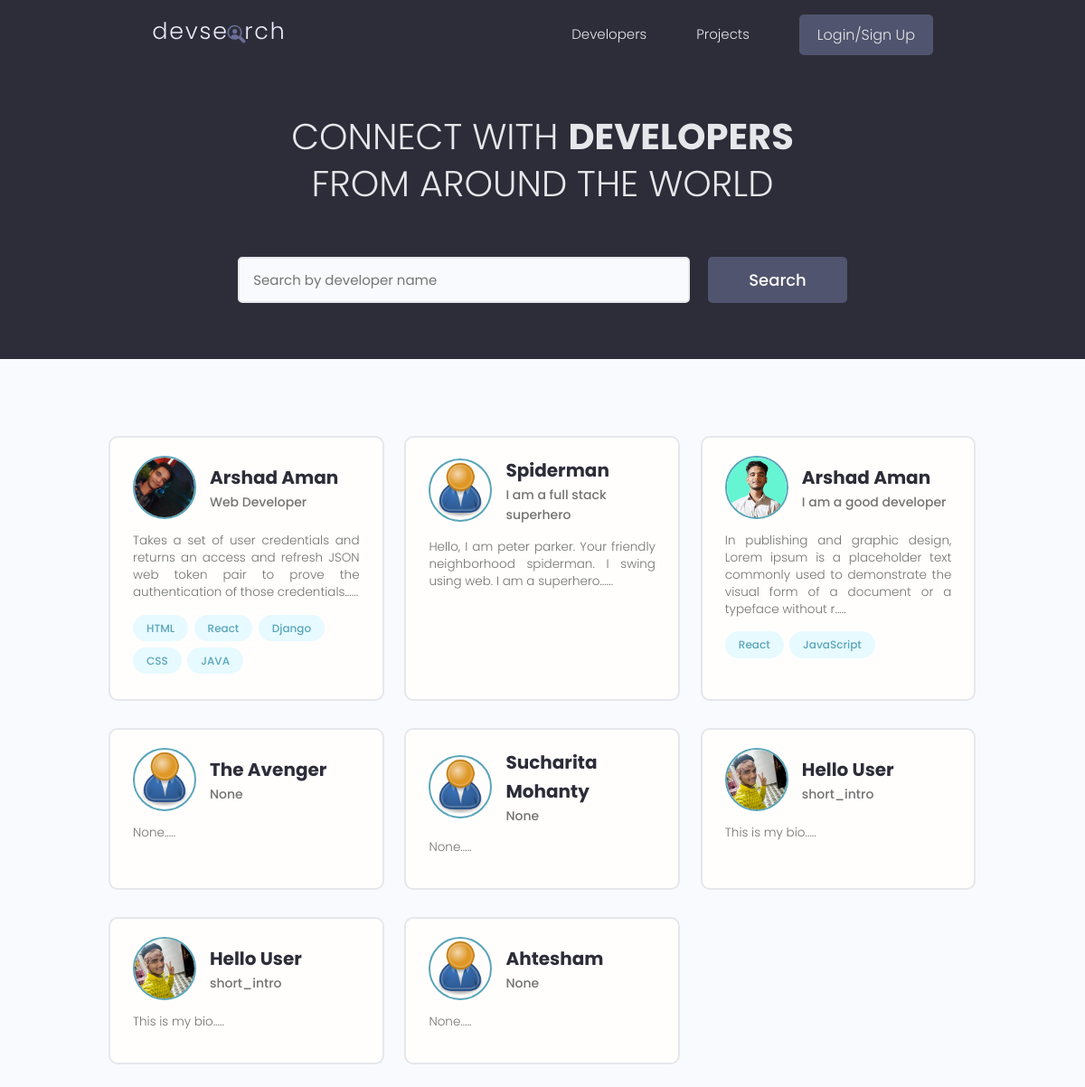
Before: / with the older database file.
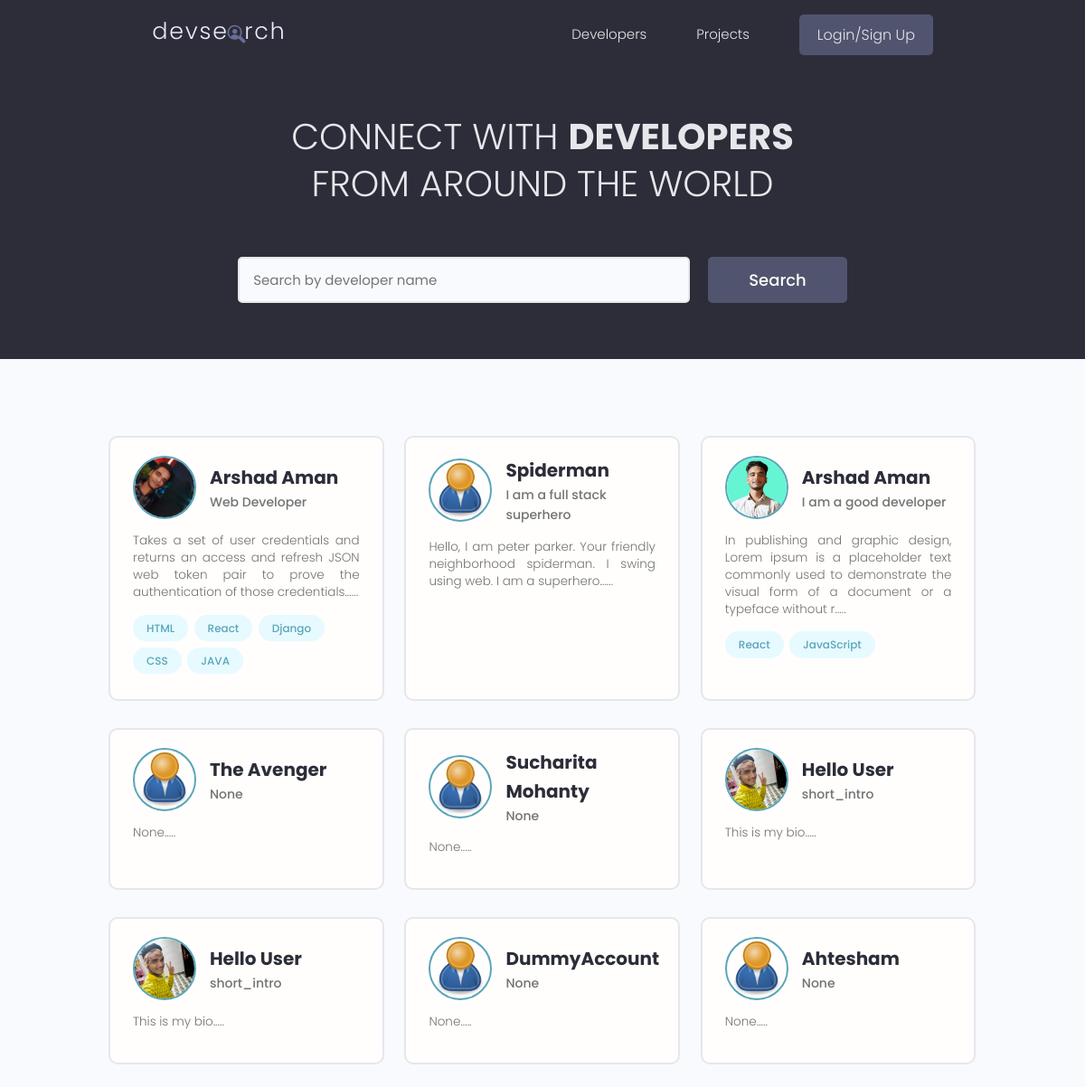
After: the same page with the newer database file.
### users/models.py (models this page shows, shortened)
class Profile(models.Model):
    user = models.OneToOneField(User, on_delete=models.CASCADE, null=True, blank=True)
    name = models.CharField(max_length=200, blank=True, null=True)
    username = models.CharField(max_length=200, blank=True, null=True, unique=True)
    location = models.CharField(max_length=200, blank=True, null=True)
    email = models.EmailField(max_length=500, blank=True, null=True)
    short_intro = models.CharField(max_length=200, blank=True, null=True)
    bio = models.TextField(blank=True, null=True)
    profile_image = models.ImageField(blank=True, null=True, upload_to = 'profiles/', default= 'profiles/user-default.png')
    social_github = models.CharField(max_length=200, blank=True, null=True)
    social_twitter = models.CharField(max_length=200, blank=True, null=True)
    social_instagram = models.CharField(max_length=200, blank=True, null=True)
    social_website = models.CharField(max_length=200, blank=True, null=True)
    social_linkedin = models.CharField(max_length=200, blank=True, null=True)
    id = models.UUIDField(default=uuid.uuid4, unique=True, primary_key=True, editable=False)
    created = models.DateTimeField(auto_now_add=True)

class Skill(models.Model):
    owner = models.ForeignKey(Profile, on_delete=models.CASCADE, null=True, blank=True)
    name = models.CharField(max_length=200, null=True, blank=True)
    description = models.TextField(null=True, blank=True)
    created = models.DateTimeField(auto_now_add=True)
    id = models.UUIDField(primary_key=True, unique=True, default=uuid.uuid4, editable=False)
    def __str__(self) -> str:
        return str(self.name)

### users/views.py (the view)
# urls.py: path('', views.profiles, name='profiles'),
def profiles(request):
    profiles, search_query = searchUser(request)
    custom_range, profiles = paginate(request, profiles, 10)
    context = {'profiles': profiles, 'search_query': search_query, 'custom_range':custom_range}
    return render(request, 'users/profiles.html', context)

### projects/utils.py (called while the page is built)
def paginate(request, query_set, results):
    page = request.GET.get('page')
    paginator = Paginator(query_set, results)
    try:
        query_set = paginator.page(page)
    except PageNotAnInteger:
        page = 1
        query_set = paginator.page(page)
    except EmptyPage:
        page = paginator.num_pages
        query_set = paginator.page(page)
    leftRange = int(page) - 4
    if leftRange < 1:
        leftRange = 1
    rightRange = int(page)+5
    if rightRange > paginator.num_pages:
        rightRange = paginator.num_pages+1
    custom_range = range(leftRange, rightRange)
    return custom_range, query_set

### users/utils.py (called while the page is built)
def searchUser(request):
    search_query = ''
    if request.GET.get('search_query'):
        search_query = request.GET.get('search_query')
    skills = Skill.objects.filter(name__icontains = search_query)
    profiles = Profile.objects.distinct().filter(Q(name__icontains=search_query) | Q(short_intro__icontains = search_query) | Q(skill__in = skills))
    return profiles, search_query

### users/templates/users/profiles.html (shortened to what this page needs)
{% extends 'main.html' %}
{% block content %}
  <main class="home">
    <section class="hero-section text-center">
      <div class="container container--narrow">
        <div class="hero-section__box">
          <h2>CONNECT WITH <span>DEVELOPERS</span></h2>
          <h2>FROM AROUND THE WORLD</h2>
        </div>
        <div class="hero-section__search">
          <form class="form" action="{% url 'profiles' %}" method="get" id="searchForm">
            <div class="form__field">
              <input class="input input--text" id="formInput#search" type="text" name="search_query"
                placeholder="Search by developer name" value="{{search_query}}" />
            </div>
            <input class="btn btn--sub btn--lg" type="submit" value="Search" />
          </form>
        </div>
      </div>
    </section>
    <section class="devlist">
      <div class="container">
        <div class="grid grid--three">
          {% if profiles.count == 0 %}
            <h1>Sorry, we dont have that profile in our database</h1>
            {% else %}
            {% for profile in profiles %}
            <div class="column card">
              <div class="dev">
              <a href="{% url 'user-profile' profile.id %}" class="card__body">
                <div class="dev__profile">
                  <img class="avatar avatar--md" src="{{profile.profile_image.url}}" alt="{{profile.username}}" />
                  <div class="dev__meta">
                    <h3>{{profile.name}}</h3>
                    <h5>{{profile.short_intro|slice:"50"}}</h5>
                  </div>
                </div>
                <p class="dev__info">
                  {{profile.bio|slice:"150"}}.....
                </p>
                <div class="dev__skills">
                  {% for skill in profile.skill_set.all|slice:"5" %}
                  <span class="tag tag--pill tag--main">
                    <small>{{skill}}</small>
                  </span>
                  {% endfor %}
                </div>
              </a>
            </div>
          </div>
          {% endfor %}
          {% endif %}
        </div>
      </div>
    </section>
  </main>
{% endblock content %}

Changed rows visible on the page:
added Profile: profile_image (placeholder picture), name "DummyAccount", short_intro "None", bio "None"
